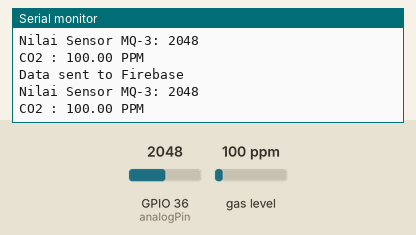
Bench run of a sketch on a simulated ESP32. Shown: the last lines printed to the serial monitor. The inputs (shaded band) are chosen by the test bench; at power-on: gas level 100 ppm, GPIO 36 (analogPin) = 2048. WiFi joins after 1.5 s; servers stay silent unless stated.

Above: at 4.2 s.
4.3 s: gas level set to 20 ppm
At 5.1 s:
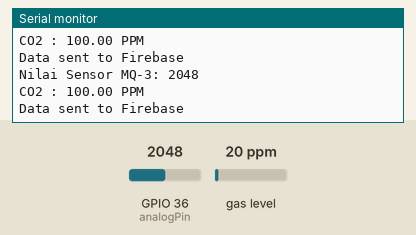
5.9 s: GPIO 36 (analogPin) set to 2866
At 7.2 s:
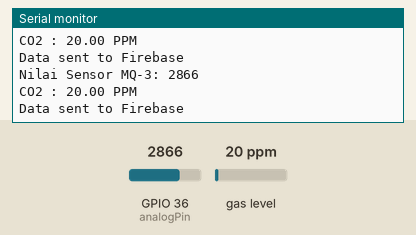
7.5 s: gas level set to 250 ppm
At 8.6 s:
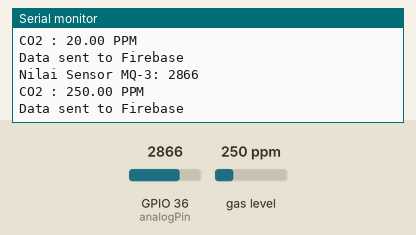
9.1 s: GPIO 36 (analogPin) set to 3603
At 10.6 s:
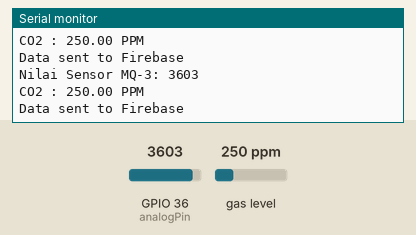
Timing chart, 0 to 11.7 s (numbered marks = the images above; inputs shaded):
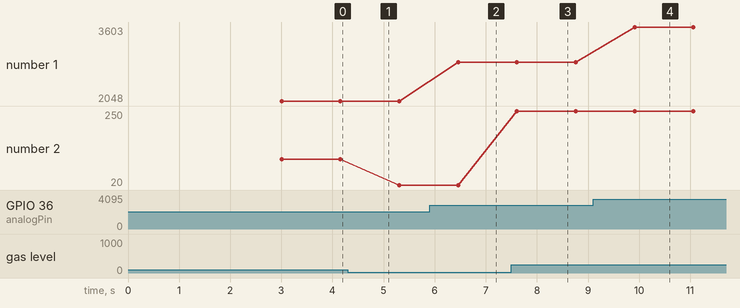

The sketch:

Sensor.ino
```cpp
#include <WiFi.h>
#include <FirebaseESP32.h>
#include <MQUnifiedsensor.h>

// Firebase configuration
#define FIREBASE_HOST "safezone-8496c.firebaseio.com"
#define FIREBASE_AUTH "AIzaSyATnRiTlsK0DbEpymmBwG0YCULvwYKJ4ho"

// WiFi credentials
#define WIFI_SSID "your-SSID"
#define WIFI_PASSWORD "your-password"

#define placa "ESP-32"
#define Voltage_Resolution 3.3
#define pin 4
#define type "MQ-135"
#define ADC_Bit_Resolution 12
#define RatioMQ135CleanAir 3.6
MQUnifiedsensor MQ135(placa, Voltage_Resolution, ADC_Bit_Resolution, pin, type);

// MQ-3 setup
const int analogPin = 36;

char jenisgas[6][10] = {"CO","Alcohol","CO2","Tolueno","NH4","Aceton"};
float gasA[6] = {605.18, 77.255, 110.47, 44.947, 102.2, 34.668};
float gasB[6] = {-3.937, -3.18, -2.862, -3.445, -2.473};
int itemcheck = 2;

// Firebase objects
FirebaseData firebaseData;
FirebaseJson json;

void setup() {
  Serial.begin(115200);

  // Connect to Wi-Fi
  WiFi.begin(WIFI_SSID, WIFI_PASSWORD);
  while (WiFi.status() != WL_CONNECTED) {
    delay(1000);
    Serial.println("Connecting to WiFi...");
  }
  Serial.println("Connected to WiFi");

  // Connect to Firebase
  Firebase.begin(FIREBASE_HOST, FIREBASE_AUTH);
  Firebase.reconnectWiFi(true);

  // MQ-135 initialization and calibration
  MQ135.setRegressionMethod(1);
  MQ135.setA(gasA[itemcheck]);
  MQ135.setB(gasB[itemcheck]);
  MQ135.init();

  Serial.print("Calibrating please wait.");
  float calcR0 = 0;
  for (int i = 1; i <= 10; i++) {
    MQ135.update();
    calcR0 += MQ135.calibrate(RatioMQ135CleanAir);
    Serial.print(".");
  }
  MQ135.setR0(calcR0 / 10);
  Serial.println("  done!");

  if (isinf(calcR0)) {
    Serial.println("Warning: Connection issue detected, R0 is infinite (Open circuit detected). Please check your wiring and supply.");
    while (1);
  }
  if (calcR0 == 0) {
    Serial.println("Warning: Connection issue detected, R0 is zero (Analog pin with short circuit to ground). Please check your wiring and supply.");
    while (1);
  }

  MQ135.serialDebug(false);
  delay(1000);
}

void loop() {
  MQ135.update();
  int sensorValue = analogRead(analogPin);
  float hasil = MQ135.readSensor();

  // Print sensor values
  Serial.print("Nilai Sensor MQ-3: ");
  Serial.println(sensorValue);
  Serial.print(jenisgas[itemcheck]);
  Serial.print(" : ");
  Serial.print(hasil);
  Serial.println(" PPM");

  // Create JSON object
  json.set("/MQ3", sensorValue);
  json.set("/MQ135", hasil);

  // Send JSON data to Firebase
  if (Firebase.pushJSON(firebaseData, "/sensorData", json)) {
    Serial.println("Data sent to Firebase");
  } else {
    Serial.println("Failed to send data to Firebase");
    Serial.println(firebaseData.errorReason());
  }

  delay(1000);
}
```

Measured:
- after the input at 5.9 s, the serial monitor: prints a new line after 0.56 s (image 2)
- after the input at 7.5 s, the serial monitor: prints a new line after 0.11 s (image 3)
- after the input at 9.1 s, the serial monitor: prints a new line after 0.81 s (image 4)
- plotted number 1: 2048 → 2866 after the input at 5.9 s, 2866 → 3603 after the input at 9.1 s
- plotted number 2: 100 → 20 after the input at 4.3 s, 20 → 250 after the input at 7.5 s
